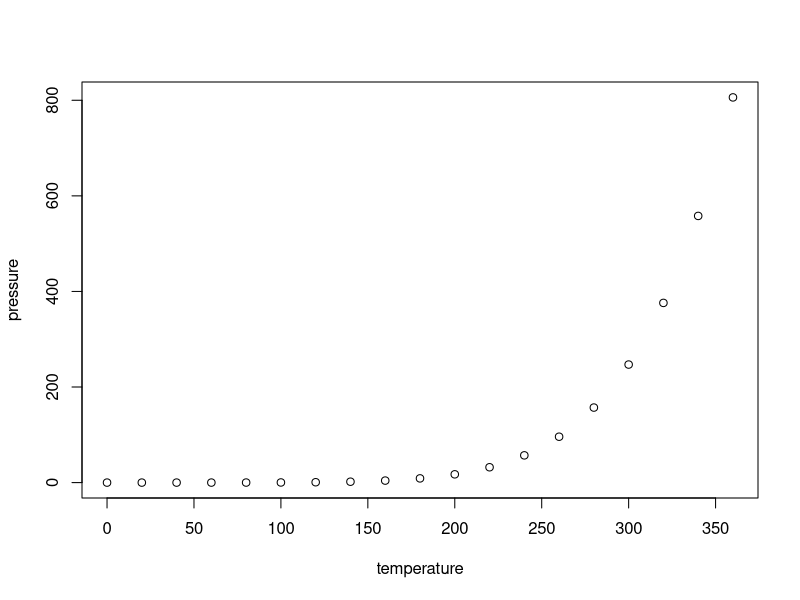
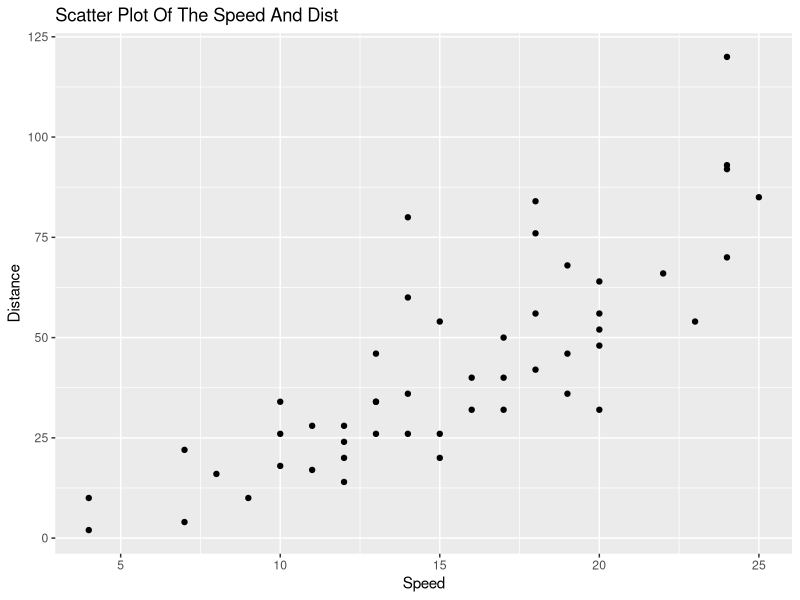

These figures' R source, in order:
## ---- chunk 1
knitr::opts_chunk$set(echo = TRUE, error = TRUE)
## ---- chunk 2
summary(cars)
## ---- chunk 3
plot(pressure)
## ---- chunk 4
#Loading the tidyverse package
library(tidyverse)

#Loading the cars dataset
data(cars)

#Scatter Plot Code
ggplot(cars, aes(x=speed, y=dist)) + 
  geom_point() +
  xlab("Speed")+
  ylab("Distance")+
  ggtitle("Scatter Plot Of The Speed And Dist")

